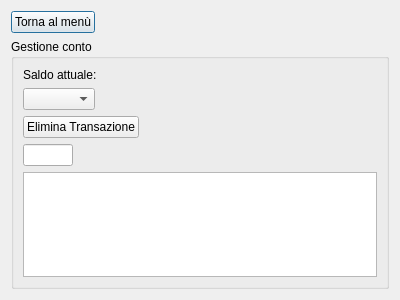
<?xml version="1.0" encoding="UTF-8"?>
<ui version="4.0">
 <class>ContoView</class>
 <widget class="QDialog" name="ContoView">
  <property name="geometry">
   <rect>
    <x>0</x>
    <y>0</y>
    <width>400</width>
    <height>300</height>
   </rect>
  </property>
  <property name="windowTitle">
   <string>Bank account management</string>
  </property>
  <layout class="QGridLayout" name="gridLayout">
   <item row="0" column="0">
    <widget class="QPushButton" name="pushButton">
     <property name="sizePolicy">
      <sizepolicy hsizetype="Fixed" vsizetype="Fixed">
       <horstretch>0</horstretch>
       <verstretch>0</verstretch>
      </sizepolicy>
     </property>
     <property name="text">
      <string>Torna al menù</string>
     </property>
    </widget>
   </item>
   <item row="1" column="0">
    <widget class="QGroupBox" name="groupBox">
     <property name="minimumSize">
      <size>
       <width>320</width>
       <height>0</height>
      </size>
     </property>
     <property name="maximumSize">
      <size>
       <width>382</width>
       <height>253</height>
      </size>
     </property>
     <property name="title">
      <string>Gestione conto</string>
     </property>
     <layout class="QVBoxLayout" name="verticalLayout">
      <item>
       <widget class="QLabel" name="label">
        <property name="text">
         <string>Saldo attuale:</string>
        </property>
       </widget>
      </item>
      <item>
       <widget class="QComboBox" name="comboBox">
        <property name="sizePolicy">
         <sizepolicy hsizetype="Fixed" vsizetype="Fixed">
          <horstretch>0</horstretch>
          <verstretch>0</verstretch>
         </sizepolicy>
        </property>
       </widget>
      </item>
      <item>
       <widget class="QPushButton" name="pushButton_2">
        <property name="sizePolicy">
         <sizepolicy hsizetype="Fixed" vsizetype="Fixed">
          <horstretch>0</horstretch>
          <verstretch>0</verstretch>
         </sizepolicy>
        </property>
        <property name="text">
         <string>Elimina Transazione</string>
        </property>
       </widget>
      </item>
      <item>
       <widget class="QLineEdit" name="lineEdit">
        <property name="sizePolicy">
         <sizepolicy hsizetype="Fixed" vsizetype="Fixed">
          <horstretch>0</horstretch>
          <verstretch>0</verstretch>
         </sizepolicy>
        </property>
        <property name="maximumSize">
         <size>
          <width>50</width>
          <height>16777215</height>
         </size>
        </property>
       </widget>
      </item>
      <item>
       <widget class="QPlainTextEdit" name="plainTextEdit"/>
      </item>
     </layout>
    </widget>
   </item>
  </layout>
 </widget>
 <resources/>
 <connections/>
</ui>
